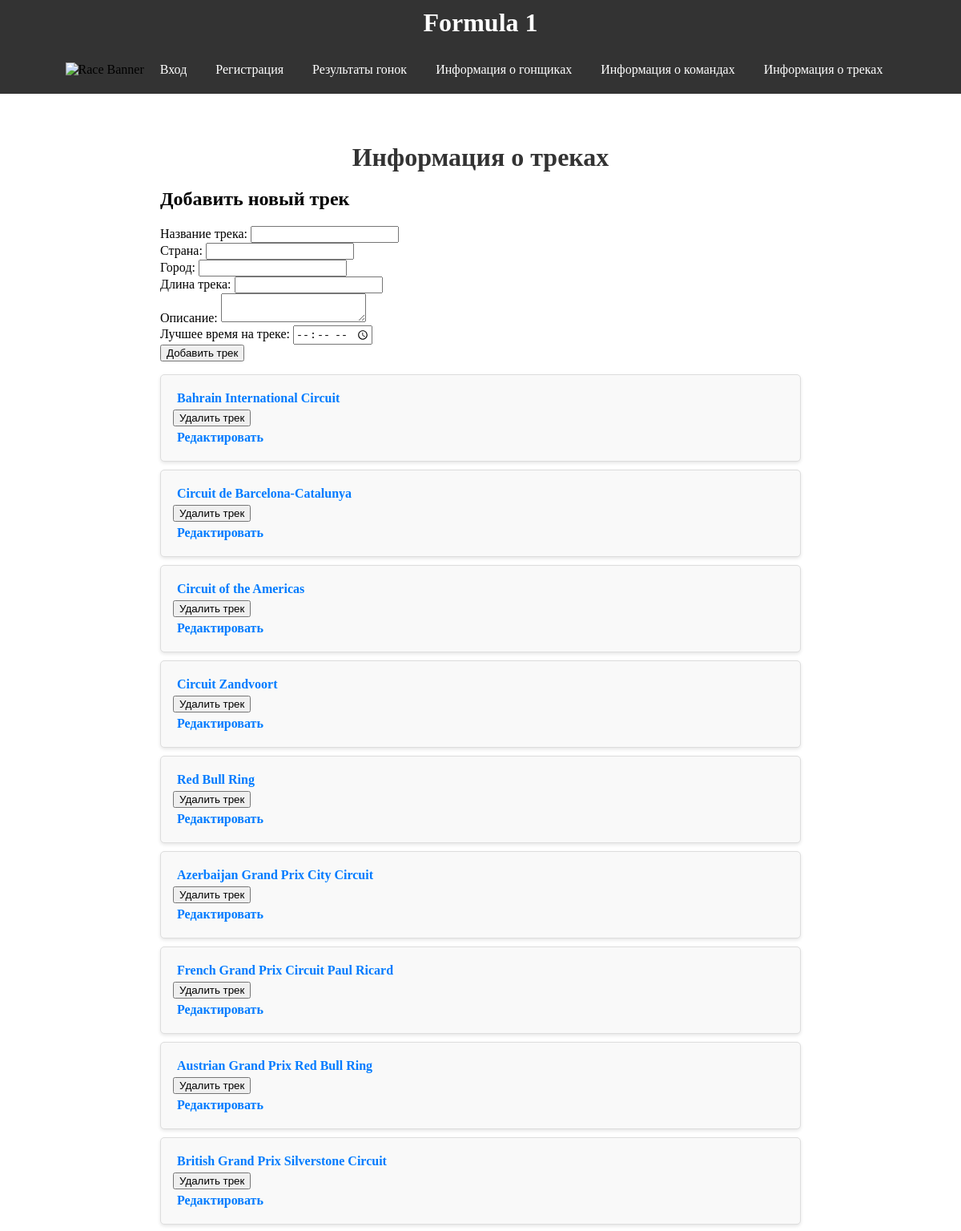
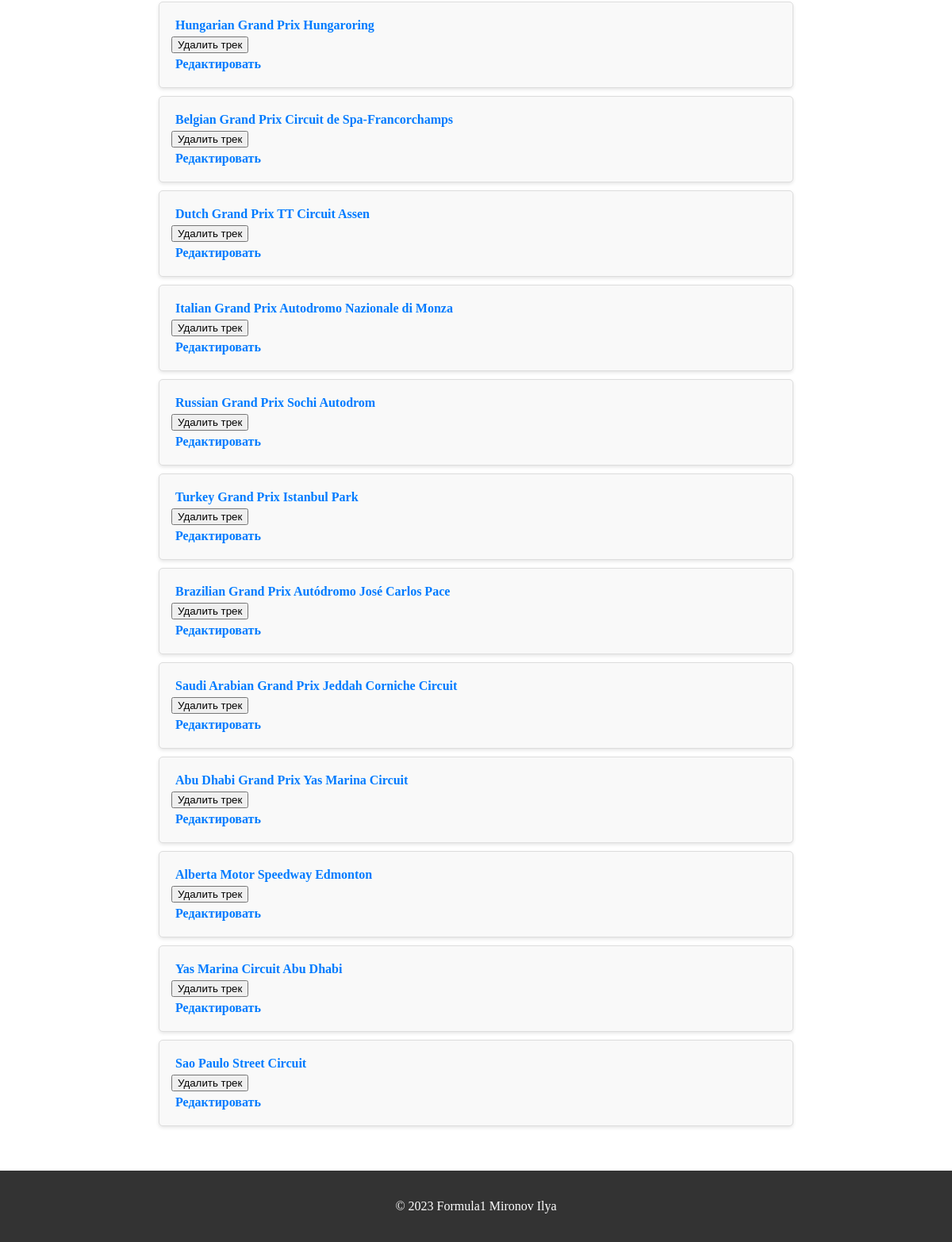
The page /tracks-info/ on the database its author committed (2 pictures, top to bottom).
### formula1/models.py (models this page shows, shortened)
class Track(models.Model):
    name = models.CharField(max_length=200)
    country = models.CharField(max_length=200)
    city = models.CharField(max_length=200)
    length = models.FloatField()
    description = models.TextField()
    track_best_time = models.TimeField()

### formula1/views.py (the view)
# urls.py: path('tracks-info/', views.tracks_info, name='tracks_info'),
def tracks_info(request):
    tracks = Track.objects.all()
    return render(request, 'tracks_info.html', {'tracks': tracks})

### formula1/templates/tracks_info.html (shortened to what this page needs)
{% extends 'base.html' %}
{% block content %}
<link rel="stylesheet" href="/static/css/race_results.css">
<div class="content-block">
    <h1>Информация о треках</h1>
    <form action="{% url 'add_track' %}" method="post">
        <h2>Добавить новый трек</h2>
        <label for="name">Название трека:</label>
        <input type="text" id="name" name="name" required>
        <br>
        <label for="country">Страна:</label>
        <input type="text" id="country" name="country" required>
        <br>
        <label for="city">Город:</label>
        <input type="text" id="city" name="city" required>
        <br>
        <label for="length">Длина трека:</label>
        <input type="number" step="0.01" id="length" name="length" required>
        <br>
        <label for="description">Описание:</label>
        <textarea id="description" name="description" required></textarea>
        <br>
        <label for="track_best_time">Лучшее время на треке:</label>
        <input type="time" id="track_best_time" name="track_best_time" required>
        <br>
        <button type="submit">Добавить трек</button>
    </form>
    <ul class="tracks-list">
        {% for track in tracks %}
        <li>
            <a href="{% url 'track_info' track_id=track.id %}">
                {{ track.name }}
            </a>
            <form action="{% url 'delete_track' track.id %}" method="post" style="display: inline;">
                <button type="submit" onclick="return confirm('Вы уверены, что хотите удалить этот трек?');">Удалить трек</button>
            </form>
            <a href="{% url 'edit_track' track.id %}">Редактировать</a>
        </li>
        {% endfor %}
    </ul>
</div>
{% endblock %}

### formula1/static/css/base.css (style rules this page uses)
body { display: flex; flex-direction: column; }
html, body { height: 100%; margin: 0; }

### formula1/static/css/race_results.css (style rules this page uses)
.content-block { padding: 20px; margin: 0 auto; max-width: 800px; }
.content-block h1 { text-align: center; color: #333; margin-bottom: 20px; }
.content-block ul { list-style: none; padding: 0; }
.content-block ul li { background-color: #f9f9f9; border: 1px solid #ddd; margin-bottom: 10px; padding: 15px; border-radius: 5px; box-shadow: 0 2px 4px rgba(0,0,0,0.1); transition: background-color 0.3s ease; }
.content-block ul li a { text-decoration: none; color: #007bff; font-weight: bold; display: block; padding: 5px; }

### rows shown on the page
Track: name "Bahrain International Circuit"
Track: name "Circuit de Barcelona-Catalunya"
Track: name "Circuit of the Americas"
Track: name "Circuit Zandvoort"
Track: name "Red Bull Ring"
Track: name "Azerbaijan Grand Prix City Circuit"
Track: name "French Grand Prix Circuit Paul Ricard"
Track: name "Austrian Grand Prix Red Bull Ring"
Track: name "British Grand Prix Silverstone Circuit"
Track: name "Hungarian Grand Prix Hungaroring"
Track: name "Belgian Grand Prix Circuit de Spa-Francorchamps"
Track: name "Dutch Grand Prix TT Circuit Assen"
Track: name "Italian Grand Prix Autodromo Nazionale di Monza"
Track: name "Russian Grand Prix Sochi Autodrom"
Track: name "Turkey Grand Prix Istanbul Park"
Track: name "Brazilian Grand Prix Autódromo José Carlos Pace"
Track: name "Saudi Arabian Grand Prix Jeddah Corniche Circuit"
Track: name "Abu Dhabi Grand Prix Yas Marina Circuit"
Track: name "Alberta Motor Speedway Edmonton"
Track: name "Yas Marina Circuit Abu Dhabi"
Track: name "Sao Paulo Street Circuit"

### other values the page prints
{{ 2023 }} "2023"
